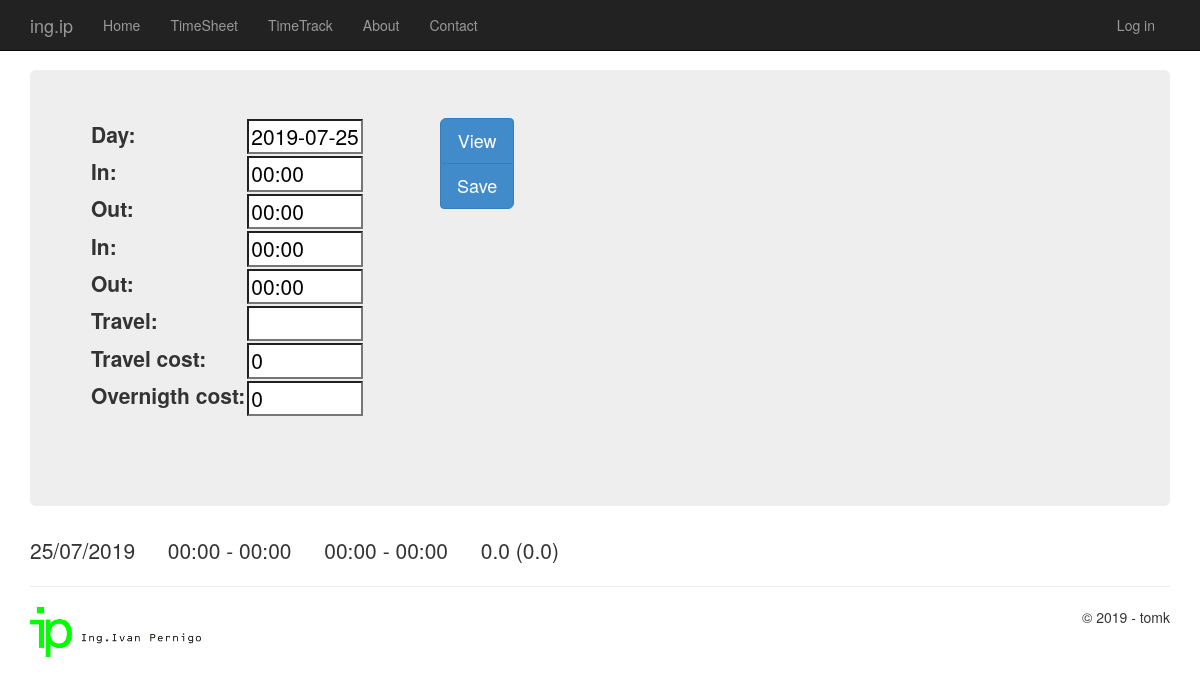
Page /dtform on the earlier database version.
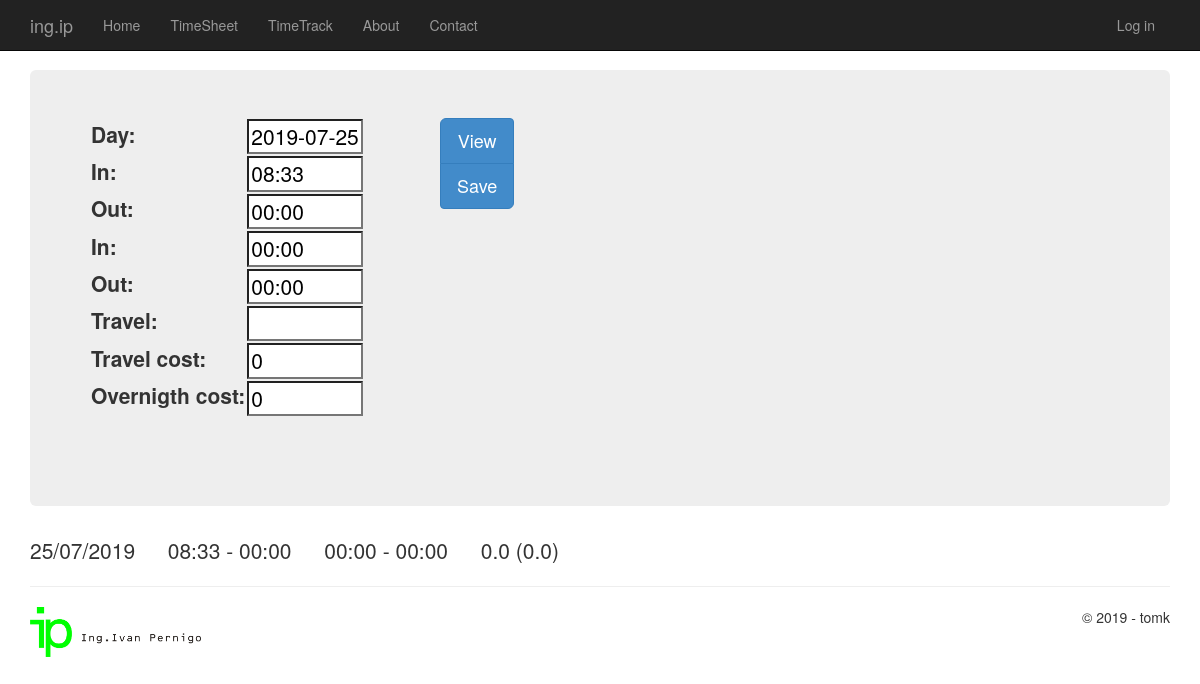
Same page on the later database version.
### app/models.py (models this page shows, shortened)
class DayTime(models.Model):
    day = models.DateField('day', default=datetime.date.today, primary_key=True)
    totH = models.FloatField('day tot hour presence', default=0.0)
    offH = models.FloatField('day tot hour off', default=0.0)
    travel = models.CharField(max_length=50, blank=True)
    travel_cost = models.IntegerField('travel cost', default=0)
    overnigth_cost = models.IntegerField('overnigth cost', default=0)
    inM = models.TimeField('in:', default='00:00')
    outM = models.TimeField('out:', default='00:00')
    inA = models.TimeField('in:', default='00:00')
    outA = models.TimeField('out:', default='00:00')
    hol = models.BooleanField('hol:', default=False)
    decimaltotH = 0.00

### app/views.py (the view)
# urls.py: url(r'^dtform$', app.views.dtform, name='dtform'),
def dtform(request):
    assert isinstance(request, HttpRequest)
    qs = DayTime.objects.filter(day=datetime.datetime.now().strftime("%Y-%m-%d"))
    if qs.count() > 0:
        dt = qs[0]
    else:
        dt = DayTime()
    if request.method == "POST":
        form = PostDayTime(request.POST, instance=dt)
        if form.is_valid():
            if 'View' in form.data:
                day = request.POST.get('day')
                dt = DayTime.objects.get(day=day)
                form = PostDayTime(instance=dt)
            else:
                post = form.save(commit=False)
                post.totH = post.calc_totH()
                off = 8 - post.totH
                if off > 0:
                    post.offH = off
                else:
                    post.offH = 0
                post.save()
    else:
        form = PostDayTime(instance=dt)
    return render(
        request,
        'app/dtform.html',
        {
            'title':'Time track',
            'year':datetime.datetime.now().year,
            'day':datetime.datetime.now().strftime("%d/%m/%Y"),
            'form':form,
            'daytime':dt,
        }
    )

### app/forms.py
class PostDayTime(forms.ModelForm):
    class Meta:
        model = DayTime
        fields = ('day', 'inM', 'outM', 'inA', 'outA', 'travel', 'travel_cost', 'overnigth_cost')
        widgets = {
            'day': forms.DateInput(attrs={'class': 'day', 'size': 7}, format='%Y-%m-%d'),
            'inM': forms.TimeInput(attrs={'class': 'inM', 'size': 7}, format='%H:%M'),
            'outM': forms.TimeInput(attrs={'class': 'outM', 'size': 7}, format='%H:%M'),
            'inA': forms.TimeInput(attrs={'class': 'inA', 'size': 7}, format='%H:%M'),
            'outA': forms.TimeInput(attrs={'class': 'outA', 'size': 7}, format='%H:%M'),
            'travel' : forms.TextInput(attrs={'size': 7}),
            'travel_cost' : forms.TextInput(attrs={'size': 7}),
            'overnigth_cost' : forms.TextInput(attrs={'size': 7}),
        }

### app/templates/app/dtform.html (shortened to what this page needs)
﻿{% extends "app/layout.html" %}
{% block content %}
<div class="jumbotron">
    <form method="POST">
        <div class="row">
            <div class="col-md-4">
                <table class="lead">{{ form.as_table }}</table>
            </div>
            <div class="col-md-4">
                <div class="btn-group-vertical btn-group-lg">
                    <button type="submit" name="View" class="btn btn-primary">View</button>
                    <button type="submit" class="btn btn-primary">Save</button>
                </div>
            </div>
        </div>
    </form>
</div>
<p class="lead">{{daytime.day|date:"d/m/Y"}} &emsp; {{daytime.inM|date:"H:i"}} - {{daytime.outM|date:"H:i"}} &emsp; {{daytime.inA|date:"H:i"}} - {{daytime.outA|date:"H:i"}} &emsp; {{daytime.totH}}  ({{daytime.decimaltotH}})</p>
{% endblock %}

### app/templates/app/layout.html (shortened to what this page needs)
﻿<!DOCTYPE html>
<html>
<head>
    {% load staticfiles %}
    <link rel="stylesheet" type="text/css" href="{% static 'app/content/bootstrap.min.css' %}" />
    <link rel="stylesheet" type="text/css" href="{% static 'app/content/site.css' %}" />
</head>
<body>
    <div class="navbar navbar-inverse navbar-fixed-top">
        <div class="container">
            <div class="navbar-header">
                <a href="/" class="navbar-brand">ing.ip</a>
            </div>
            <div class="navbar-collapse collapse">
                <ul class="nav navbar-nav">
                    <li><a href="{% url 'home' %}">Home</a></li>
                    <li><a href="{% url 'timesheet' %}">TimeSheet</a></li>
                    <li><a href="{% url 'dtform' %}">TimeTrack</a></li>
                    <li><a href="{% url 'about' %}">About</a></li>
                    <li><a href="{% url 'contact' %}">Contact</a></li>
                </ul>
                {% include 'app/loginpartial.html' %}
            </div>
        </div>
    </div>
    <div class="container body-content">
{% block content %}{% endblock %}
        <hr/>
        <footer>
            <span><img src="{% static "media/logo ip.jpg" %}" alt="My image" width="15%"/></span>
            <span style="float: right">&copy; {{ year }} - tomk</span>
        </footer>
    </div>
</body>
</html>

### app/templates/app/loginpartial.html
{% if user.is_authenticated %}
<form id="logoutForm" action="/logout" method="post" class="navbar-right">
    {% csrf_token %}
    <ul class="nav navbar-nav navbar-right">
        <li><span class="navbar-brand">Hello {{ user.username }}!</span></li>
        <li><a href="javascript:document.getElementById('logoutForm').submit()">Log off</a></li>
    </ul>
</form>
{% else %}
<ul class="nav navbar-nav navbar-right">
    <li><a href="{% url 'login' %}">Log in</a></li>
</ul>
{% endif %}

### app/static/app/content/site.css (style rules this page uses)
.body-content { padding-left: 15px; padding-right: 15px; }
input, select, textarea { max-width: 280px; }

Differences in the rows shown:
changed DayTime: inM "00:00" → "08:33"
Other differences:
form field inM: "00:00" → "08:33"
